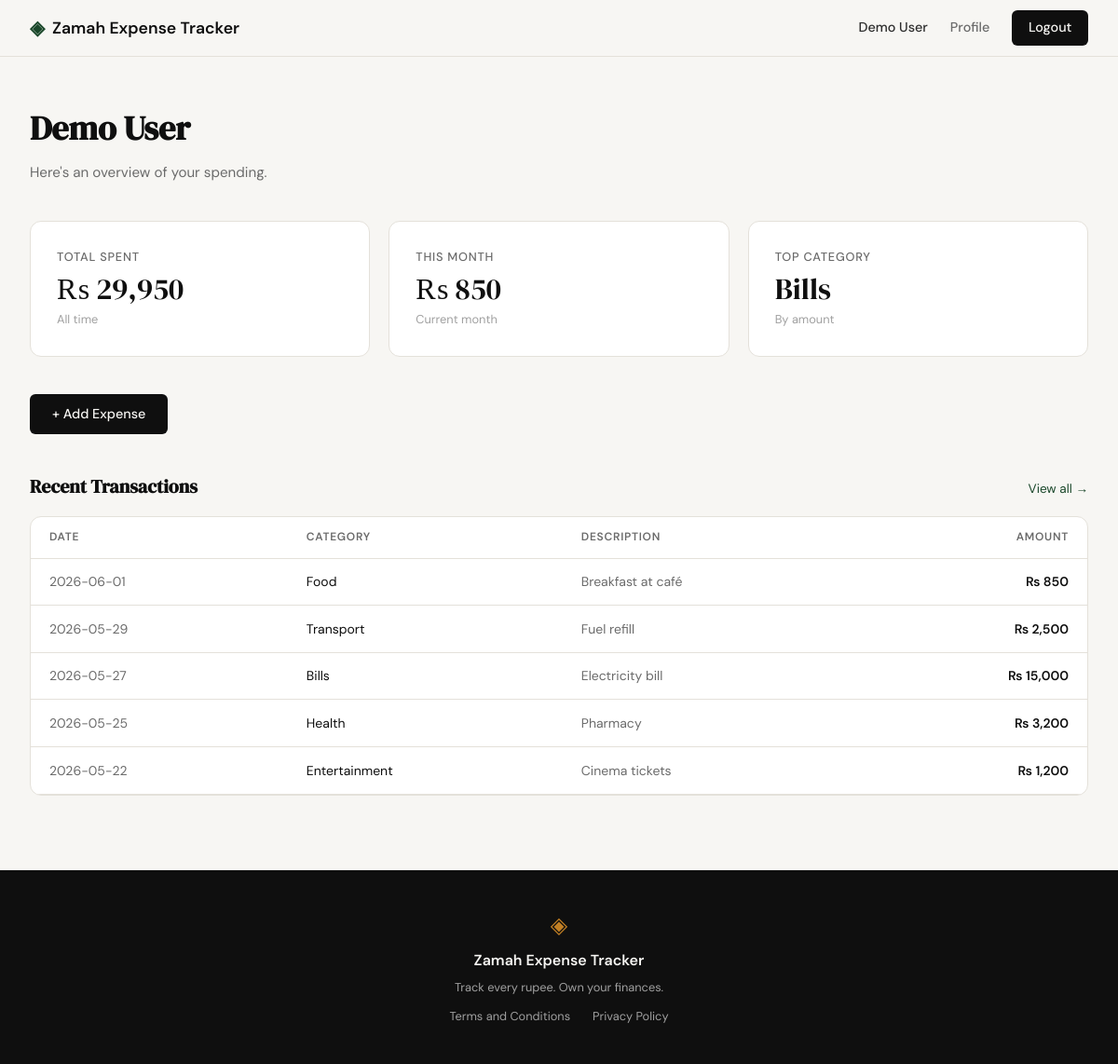
The app's page /dashboard (signed in) with its own data.
### tables this page shows
CREATE TABLE expenses (
            id          INTEGER PRIMARY KEY AUTOINCREMENT,
            user_id     INTEGER NOT NULL,
            amount      REAL    NOT NULL,
            category    TEXT    NOT NULL,
            date        TEXT    NOT NULL,
            description TEXT,
            created_at  TEXT    DEFAULT (datetime('now')),
            FOREIGN KEY (user_id) REFERENCES users(id)
        );

### app.py (the view)
@app.route("/dashboard")
def dashboard():
    if not session.get("user_id"):
        return redirect(url_for("login"))
    totals = get_expense_totals(session["user_id"])
    recent = get_expenses(session["user_id"])[:5]
    return render_template("dashboard.html", totals=totals, recent=recent)

### database/db.py (called while the page is built)
def get_db():
    path = current_app.config.get("DATABASE", DB_PATH) if has_app_context() else DB_PATH
    if path == ":memory:":
        conn = sqlite3.connect("file::memory:?cache=shared", uri=True)
    else:
        conn = sqlite3.connect(path)
    conn.row_factory = sqlite3.Row
    conn.execute("PRAGMA foreign_keys = ON")
    return conn

def get_expenses(user_id):
    db = get_db()
    rows = db.execute(
        "SELECT * FROM expenses WHERE user_id = ? ORDER BY date DESC",
        (user_id,)
    ).fetchall()
    db.close()
    return rows

def get_expense_totals(user_id):
    db = get_db()
    total = db.execute(
        "SELECT COALESCE(SUM(amount), 0) FROM expenses WHERE user_id = ?",
        (user_id,)
    ).fetchone()[0]
    month_total = db.execute(
        "SELECT COALESCE(SUM(amount), 0) FROM expenses "
        "WHERE user_id = ? AND strftime('%Y-%m', date) = strftime('%Y-%m', 'now')",
        (user_id,)
    ).fetchone()[0]
    top = db.execute(
        "SELECT category FROM expenses WHERE user_id = ? "
        "GROUP BY category ORDER BY SUM(amount) DESC LIMIT 1",
        (user_id,)
    ).fetchone()
    db.close()
    return {
        "total": total,
        "month_total": month_total,
        "top_category": top[0] if top else "—",
    }

### templates/dashboard.html (shortened to what this page needs)
{% extends "base.html" %}
{% block content %}
<section class="dashboard-section">
    <div class="dashboard-container">
        <div class="dashboard-header">
            <h1 class="dashboard-title">{{ session['user_name'] }}</h1>
            <p class="dashboard-subtitle">Here's an overview of your spending.</p>
        </div>
        <div class="summary-cards">
            <div class="summary-card">
                <p class="summary-label">Total Spent</p>
                <p class="summary-value">₨ {{ "{:,.0f}".format(totals.total) }}</p>
                <p class="summary-note">All time</p>
            </div>
            <div class="summary-card">
                <p class="summary-label">This Month</p>
                <p class="summary-value">₨ {{ "{:,.0f}".format(totals.month_total) }}</p>
                <p class="summary-note">Current month</p>
            </div>
            <div class="summary-card">
                <p class="summary-label">Top Category</p>
                <p class="summary-value">{{ totals.top_category }}</p>
                <p class="summary-note">By amount</p>
            </div>
        </div>
        <div class="dashboard-actions">
            <a href="{{ url_for('add_expense') }}" class="btn-primary">+ Add Expense</a>
        </div>
        <div>
            <div style="display:flex; align-items:baseline; justify-content:space-between; margin-bottom:1rem;">
                <h2 style="font-family:var(--font-display); font-size:1.25rem; color:var(--ink); margin:0;">Recent Transactions</h2>
                <a href="{{ url_for('expense_list') }}" style="font-size:0.85rem; color:var(--accent); text-decoration:none;">View all &rarr;</a>
            </div>
            {% if recent %}
            <div class="summary-card" style="padding:0; overflow:hidden;">
                <table style="width:100%; border-collapse:collapse;">
                    <thead>
                        <tr style="border-bottom:1px solid var(--border);">
                            <th style="padding:0.75rem 1.25rem; text-align:left; font-size:0.75rem; text-transform:uppercase; letter-spacing:0.06em; color:var(--ink-muted); font-weight:600;">Date</th>
                            <th style="padding:0.75rem 1.25rem; text-align:left; font-size:0.75rem; text-transform:uppercase; letter-spacing:0.06em; color:var(--ink-muted); font-weight:600;">Category</th>
                            <th style="padding:0.75rem 1.25rem; text-align:left; font-size:0.75rem; text-transform:uppercase; letter-spacing:0.06em; color:var(--ink-muted); font-weight:600;">Description</th>
                            <th style="padding:0.75rem 1.25rem; text-align:right; font-size:0.75rem; text-transform:uppercase; letter-spacing:0.06em; color:var(--ink-muted); font-weight:600;">Amount</th>
                        </tr>
                    </thead>
                    <tbody>
                        {% for e in recent %}
                        <tr style="border-bottom:1px solid var(--border);">
                            <td style="padding:0.85rem 1.25rem; color:var(--ink-muted); font-size:0.875rem; white-space:nowrap;">{{ e.date }}</td>
                            <td style="padding:0.85rem 1.25rem; color:var(--ink); font-size:0.875rem;">{{ e.category }}</td>
                            <td style="padding:0.85rem 1.25rem; color:var(--ink-muted); font-size:0.875rem;">{{ e.description or '—' }}</td>
                            <td style="padding:0.85rem 1.25rem; text-align:right; color:var(--ink); font-size:0.875rem; font-weight:600; white-space:nowrap;">₨ {{ "{:,.0f}".format(e.amount) }}</td>
                        </tr>
                        {% endfor %}
                    </tbody>
                </table>
            </div>
            {% else %}
            <div class="summary-card" style="text-align:center; padding:2rem 1.5rem;">
                <p style="color:var(--ink-muted); margin:0 0 1rem;">No expenses yet.</p>
                <a href="{{ url_for('add_expense') }}" class="btn-primary">+ Add your first expense</a>
            </div>
            {% endif %}
        </div>
    </div>
</section>
{% endblock %}

### templates/base.html (shortened to what this page needs)
<!DOCTYPE html>
<html lang="en">
<head>
    <link rel="stylesheet" href="{{ url_for('static', filename='css/style.css') }}">
</head>
<body>
    <nav class="navbar">
        <div class="nav-inner">
            <a href="{{ url_for('landing') }}" class="nav-brand">
                <span class="brand-icon">◈</span>
                <span class="brand-name">Zamah Expense Tracker</span>
            </a>
            <div class="nav-links">
                {% if session.get('user_id') %}
                <span class="nav-user">{{ session['user_name'] }}</span>
                <a href="{{ url_for('profile') }}">Profile</a>
                <a href="{{ url_for('logout') }}" class="nav-cta">Logout</a>
                {% else %}
                <a href="{{ url_for('login') }}">Sign in</a>
                <a href="{{ url_for('register') }}" class="nav-cta">Get started</a>
                {% endif %}
            </div>
        </div>
    </nav>
    <main class="main-content">
        {% block content %}{% endblock %}
    </main>
    <footer class="footer">
        <div class="footer-inner">
            <span class="brand-icon">◈</span>
            <span class="footer-name">Zamah Expense Tracker</span>
            <p class="footer-copy">Track every rupee. Own your finances.</p>
            <div class="footer-links">
                <a href="{{ url_for('terms') }}">Terms and Conditions</a>
                <a href="{{ url_for('privacy') }}">Privacy Policy</a>
            </div>
        </div>
    </footer>
</body>
</html>

### static/css/style.css (style rules this page uses)
:root { --ink: #0f0f0f; --ink-soft: #2d2d2d; --ink-muted: #6b6b6b; --ink-faint: #a0a0a0; --paper: #f7f6f3; --paper-warm: #f0ede6; --paper-card: #ffffff; --accent: #1a472a; --accent-light: #e8f0eb; --accent-2: #c17f24; --accent-2-light: #fdf3e3; --danger: #c0392b; --danger-light: #fdecea; --border: #e4e1da; --border-soft: #eeebe4; --font-display: 'DM Serif Display', Georgia, serif; --font-body: 'DM Sans', system-ui, sans-serif; --max-width: 1200px; --auth-width: 440px; --radius-sm: 6px; --radius-md: 12px; --radius-lg: 20px; }
*, *::before, *::after { box-sizing: border-box; margin: 0; padding: 0; }
html { font-size: 16px; scroll-behavior: smooth; }
body { background: var(--paper); color: var(--ink); font-family: var(--font-body); font-size: 1rem; line-height: 1.6; -webkit-font-smoothing: antialiased; }
a { color: inherit; text-decoration: none; }
.navbar { position: sticky; top: 0; z-index: 100; background: var(--paper); border-bottom: 1px solid var(--border); padding: 0 2rem; }
.nav-inner { max-width: var(--max-width); margin: 0 auto; height: 60px; display: flex; align-items: center; justify-content: space-between; }
.nav-brand { display: flex; align-items: center; gap: 0.5rem; font-family: var(--font-body); font-weight: 600; font-size: 1.1rem; color: var(--ink); }
.brand-icon { color: var(--accent); font-size: 1.3rem; }
.brand-name { color: var(--ink); }
.nav-links { display: flex; align-items: center; gap: 1.5rem; font-size: 0.9rem; font-weight: 500; }
.nav-links a { color: var(--ink-muted); transition: color 0.2s; }
.nav-cta { background: var(--ink) !important; color: var(--paper) !important; padding: 0.45rem 1.1rem; border-radius: var(--radius-sm); transition: background 0.2s !important; }
.main-content { min-height: calc(100vh - 60px - 100px); }
.btn-primary { display: inline-block; background: var(--ink); color: var(--paper); padding: 0.65rem 1.5rem; border-radius: var(--radius-sm); font-family: var(--font-body); font-size: 0.9rem; font-weight: 500; cursor: pointer; border: none; transition: background 0.2s; text-decoration: none; }
.nav-user { font-size: 0.9rem; font-weight: 500; color: var(--ink-soft); }
.dashboard-section { padding: 3rem 2rem 5rem; max-width: var(--max-width); margin: 0 auto; }
.dashboard-container { display: flex; flex-direction: column; gap: 2.5rem; }
.dashboard-header { max-width: 560px; }
.dashboard-title { font-family: var(--font-display); font-size: clamp(1.75rem, 3vw, 2.5rem); color: var(--ink); margin-bottom: 0.4rem; }
.dashboard-subtitle { font-size: 0.95rem; color: var(--ink-muted); }
.summary-cards { display: grid; grid-template-columns: repeat(3, 1fr); gap: 1.25rem; }
.summary-card { background: var(--paper-card); border: 1px solid var(--border); border-radius: var(--radius-md); padding: 1.75rem; display: flex; flex-direction: column; gap: 0.25rem; }
.summary-label { font-size: 0.8rem; font-weight: 500; text-transform: uppercase; letter-spacing: 0.06em; color: var(--ink-muted); }
.summary-value { font-family: var(--font-display); font-size: 2rem; color: var(--ink); line-height: 1.2; }
.summary-note { font-size: 0.8rem; color: var(--ink-faint); }
.dashboard-actions { display: flex; gap: 1rem; }
.footer { background: var(--ink); color: var(--paper); padding: 2.5rem 2rem; text-align: center; }
.footer-inner { display: flex; flex-direction: column; align-items: center; gap: 0.4rem; }
.footer .brand-icon { color: var(--accent-2); font-size: 1.5rem; }
.footer-name { font-weight: 600; font-size: 1rem; }
.footer-copy { font-size: 0.8rem; color: var(--ink-faint); }
.footer-links { display: flex; gap: 1.5rem; margin-top: 0.25rem; }
.footer-links a { font-size: 0.8rem; color: var(--ink-faint); transition: color 0.2s; }

### records on screen
expenses: top_category "Bills", date "2026-05-27", category "Bills", description "Electricity bill", amount "15,000"
expenses: date "2026-06-01", category "Food", description "Breakfast at café", amount "850"
expenses: date "2026-05-29", category "Transport", description "Fuel refill", amount "2,500"
expenses: date "2026-05-25", category "Health", description "Pharmacy", amount "3,200"
expenses: date "2026-05-22", category "Entertainment", description "Cinema tickets", amount "1,200"

### other values on screen
{{ session['user_name'] }} "Demo User"
{{ "{:,.0f}".format(totals.total) }} "29,950"
{{ "{:,.0f}".format(totals.month_total) }} "850"
